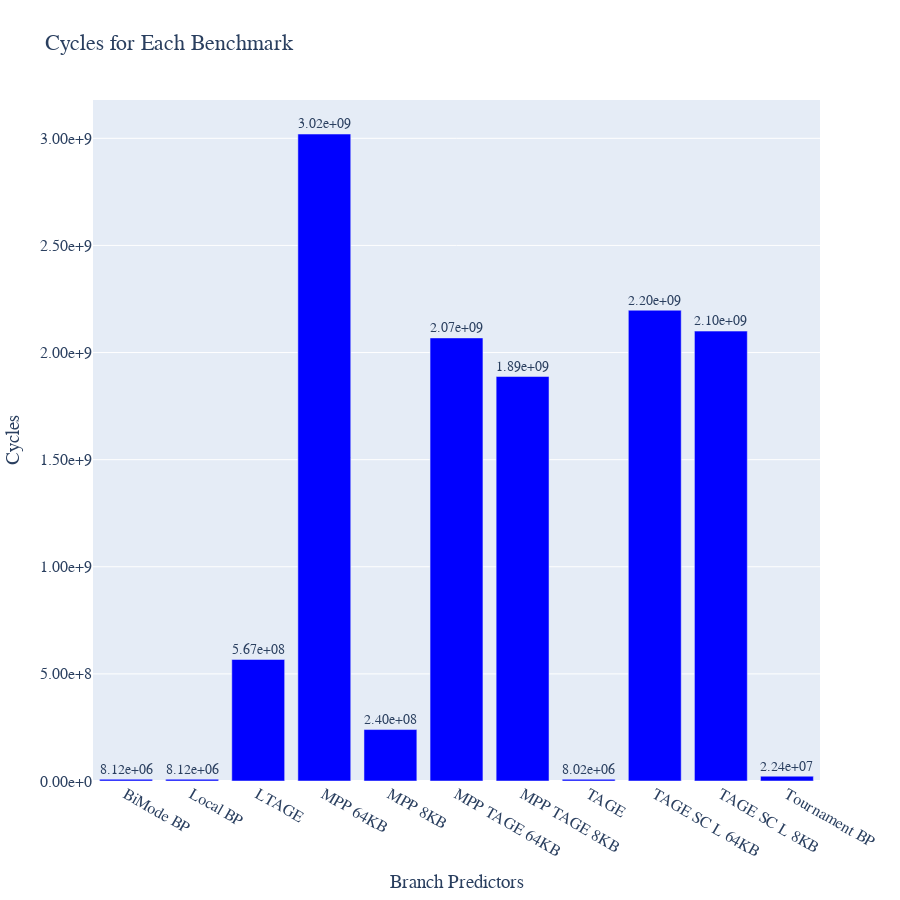

The cell this chart's notebook holds for it:
### Code cell
plot(branchpredictors, cycles, "Cycles")

### Figure 1 — Plotly figure (JSON) as saved in the notebook; plotly's stock layout.template omitted (floating-point values rounded to 4 significant figures)
{"data": [{"marker": {"color": "Blue"}, "text": ["8.12e+06", "8.12e+06", "5.67e+08", "3.02e+09", "2.40e+08", "2.07e+09", "1.89e+09", "8.02e+06", "2.20e+09", "2.10e+09", "2.24e+07"], "textposition": "outside", "type": "bar", "x": ["BiMode BP", "Local BP", "LTAGE", "MPP 64KB", "MPP 8KB", "MPP TAGE 64KB", "MPP TAGE 8KB", "TAGE", "TAGE SC L 64KB", "TAGE SC L 8KB", "Tournament BP"], "y": [8116133, 8116491, 567365605, 3019915267, 240177980, 2068200769, 1888016027, 8016975, 2197580504, 2100038862, 22430566]}], "layout": {"font": {"family": "Sans-Serif", "size": 16}, "height": 900, "title": {"text": "Cycles for Each Benchmark"}, "width": 900, "xaxis": {"title": {"text": "Branch Predictors"}}, "yaxis": {"tickformat": ".2e", "title": {"text": "Cycles"}}}}
